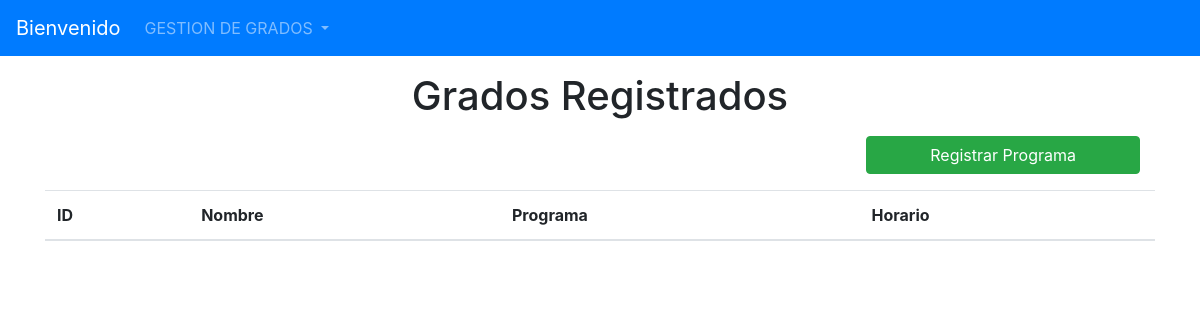
The app's page /listarGrados/, older data.
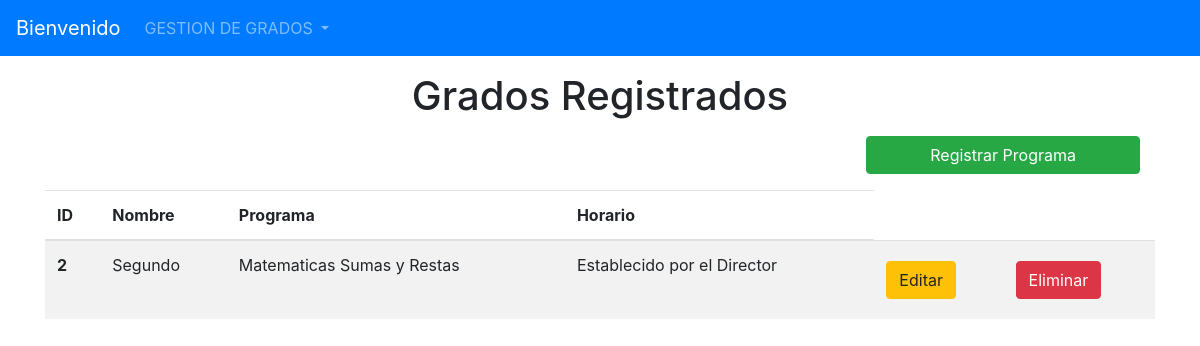
The same page, newer data.
### Models/Grado/models.py (models this page shows, shortened)
class Grado(models.Model):
    id_grado = models.AutoField(primary_key=True)
    Nombre = models.CharField(max_length=30)
    programa_id_prog = models.ForeignKey(Programa, on_delete=models.CASCADE)
    horario_id_hora = models.ForeignKey(Horario, on_delete=models.CASCADE)

### Models/Programa/models.py (models this page shows)
class Programa(models.Model):
    id_prog= models.AutoField(primary_key=True)
    Contenidocbn =  models.CharField(max_length=30)
    Descripcion = models.CharField(max_length=30)
    def __str__(self):
        return '{} {}'.format(self.Contenidocbn, self.Descripcion)

### Models/Horario/models.py (models this page shows)
class Horario(models.Model):
    id_hora= models.AutoField(primary_key=True)
    Descripcion= models.CharField(max_length=30)
    def __str__(self):
        return self.Descripcion

### Models/Grado/views.py (the view)
# urls.py: path("listarGrados/", FormularioGradoView.listar_grado, name='listarGrados'),
    def listar_grado(request):
            grados = Grado.objects.all()
            return render(request, "ListaGrado.html", {"lb_grados": grados})

### Templates/ListaGrado.html (shortened to what this page needs)
{% extends 'index.html' %}
{% block content  %}
    <h1 align="center">Grados Registrados</h1>
        <div class="row col-12 justify-content-end mb-2 pr-0">
        <a class="btn btn-success col-md-3" href="{% url 'registrarGrado' %}">Registrar Programa</a>
        </div>
<table class="table table-striped">
  <thead>
    <tr>
      <th scope="col">ID</th>
      <th scope="col">Nombre</th>
        <th scope="col">Programa</th>
        <th scope="col">Horario</th>
    </tr>
  </thead>
  <tbody>
  {% for grados in lb_grados %}
     <tr>
      <th scope="row">{{ grados.id_grado }}</th>
      <td>{{ grados.Nombre }}</td>
      <td>{{ grados.programa_id_prog }}</td>
      <td>{{ grados.horario_id_hora }}</td>
                        <td>
                            <a href="{% url 'modificarGrados' grados.pk %}" class="btn btn-warning btn-icon-split">
                                <span class="text">Editar</span>
                            </a>
                        </td>
                          <td>
                            <a href="{% url 'eliminarGrados' grados.pk %}" class="btn btn-danger btn-icon-split">
                                <span class="text">Eliminar</span>
                            </a>
                        </td>
  {% endfor %}
  </tbody>
</table>
{% endblock %}>

Row changes from the older to the newer data that the page shows:
added Grado: id_grado "2", Nombre "Segundo", programa_id_prog "Matematicas Sumas y Restas", horario_id_hora "Establecido por el Director"
